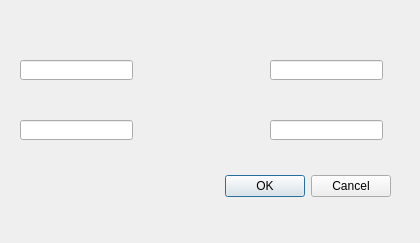
<?xml version="1.0" encoding="UTF-8"?>
<ui version="4.0">
 <class>Dialog</class>
 <widget class="QDialog" name="Dialog">
  <property name="geometry">
   <rect>
    <x>0</x>
    <y>0</y>
    <width>420</width>
    <height>243</height>
   </rect>
  </property>
  <property name="windowTitle">
   <string>Dialog</string>
  </property>
  <widget class="QDialogButtonBox" name="buttonBox">
   <property name="geometry">
    <rect>
     <x>50</x>
     <y>170</y>
     <width>341</width>
     <height>32</height>
    </rect>
   </property>
   <property name="orientation">
    <enum>Qt::Horizontal</enum>
   </property>
   <property name="standardButtons">
    <set>QDialogButtonBox::Cancel|QDialogButtonBox::Ok</set>
   </property>
  </widget>
  <widget class="QLineEdit" name="lineEdit">
   <property name="geometry">
    <rect>
     <x>20</x>
     <y>60</y>
     <width>113</width>
     <height>20</height>
    </rect>
   </property>
  </widget>
  <widget class="QLineEdit" name="lineEdit_2">
   <property name="geometry">
    <rect>
     <x>270</x>
     <y>60</y>
     <width>113</width>
     <height>20</height>
    </rect>
   </property>
  </widget>
  <widget class="QLineEdit" name="lineEdit_3">
   <property name="geometry">
    <rect>
     <x>20</x>
     <y>120</y>
     <width>113</width>
     <height>20</height>
    </rect>
   </property>
  </widget>
  <widget class="QLineEdit" name="lineEdit_4">
   <property name="geometry">
    <rect>
     <x>270</x>
     <y>120</y>
     <width>113</width>
     <height>20</height>
    </rect>
   </property>
  </widget>
 </widget>
 <resources/>
 <connections>
  <connection>
   <sender>buttonBox</sender>
   <signal>accepted()</signal>
   <receiver>Dialog</receiver>
   <slot>accept()</slot>
   <hints>
    <hint type="sourcelabel">
     <x>338</x>
     <y>314</y>
    </hint>
    <hint type="destinationlabel">
     <x>157</x>
     <y>274</y>
    </hint>
   </hints>
  </connection>
  <connection>
   <sender>buttonBox</sender>
   <signal>rejected()</signal>
   <receiver>Dialog</receiver>
   <slot>reject()</slot>
   <hints>
    <hint type="sourcelabel">
     <x>406</x>
     <y>320</y>
    </hint>
    <hint type="destinationlabel">
     <x>286</x>
     <y>274</y>
    </hint>
   </hints>
  </connection>
 </connections>
</ui>
